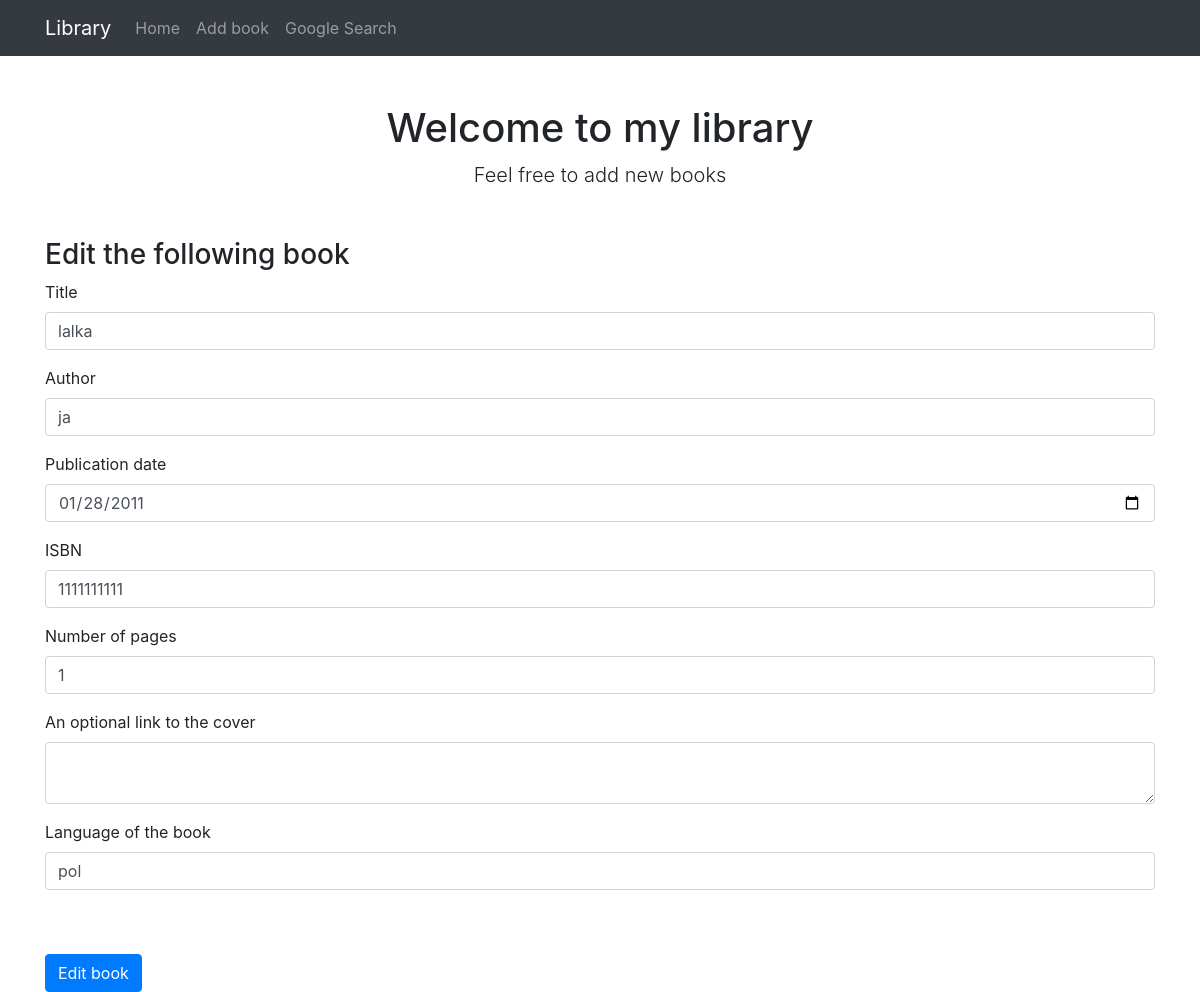
The app's page /edit-book/1, older data.
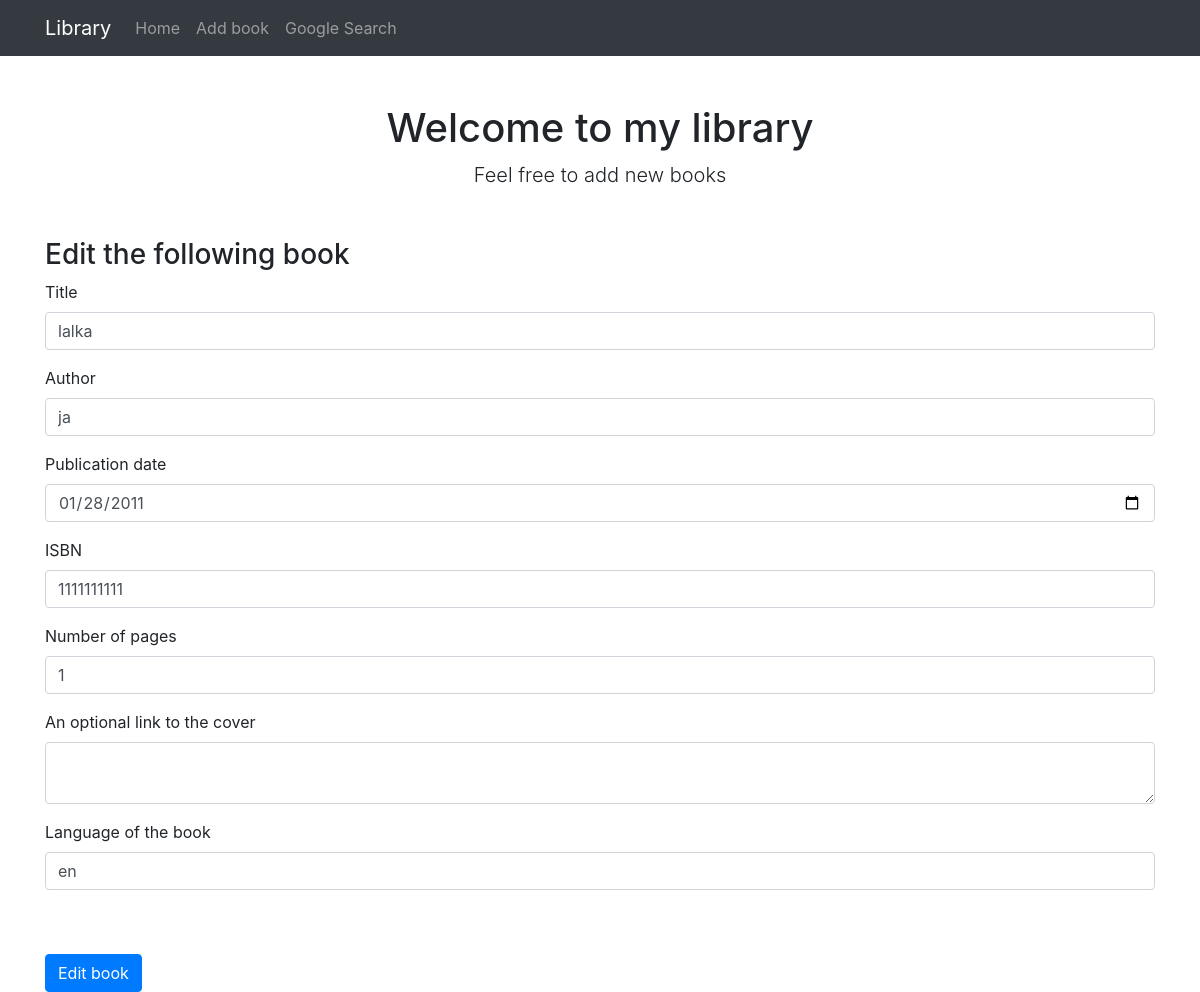
The same page, newer data.
### library/models.py (models this page shows, shortened)
class Book(db.Model):
    id = db.Column(db.Integer, primary_key=True)
    title = db.Column(db.String(80), nullable=False, unique=True)
    author = db.Column(db.String(80), nullable=False)
    published_date = db.Column(db.Date(), nullable=False)
    ISBN = db.Column(db.Integer, nullable=False, unique=True)
    num_pages = db.Column(db.Integer, nullable=False)
    cover_url = db.Column(db.Text)
    language = db.Column(db.String(2), nullable=False)

### library/routes.py (the view)
@app.route("/edit-book/<int:book_id>", methods=['GET', 'POST'])
def edit_book(book_id):
    book = Book.query.filter_by(id=book_id).first_or_404()
    form = BookForm(obj=book)
    return add_or_edit_book(book_id, book, form)

### library/forms.py (shortened to what this page needs)
class BookForm(FlaskForm):
    id = HiddenField('id')
    title = StringField('Title', validators=[InputRequired(), unique_check])
    author = StringField('author', validators=[InputRequired()])
    published_date = DateField('Published date', validators=[
        InputRequired()])
    ISBN = IntegerField('ISBN', validators=[InputRequired(), unique_check])
    num_pages = IntegerField('Pages', validators=[InputRequired()])
    cover_url = TextAreaField("Link to the cover", validators=[
        Optional(), URL(message="Enter Valid URL Please.")])
    language = StringField('Language', validators=[InputRequired()])

### library/routes.py (called while the page is built, shortened)
def add_or_edit_book(book_id, book, form):
    errors = None
    return render_template(
        'form.html', form=form, errors=errors, book_id=book_id)

### library/templates/form.html (shortened to what this page needs)
{% extends "index.html" %}
{% block content %}
<h3 class="mt-5">
{% if book_id %}
    Edit the following book
{% else %}
    Add a new book
{% endif %}
</h3>
<form method="POST" action="">
    <div class="form-group">
        <label for="title">Title</label>
        {{ form.title(class_="form-control") }}
    </div>
    <div class="form-group">
        <label for="author">Author</label>
        {{ form.author(class_="form-control") }}
    </div>
    <div class="form-group">
        <label for="published_date">Publication date</label>
        {{ form.published_date(class_="form-control", placeholder="YYYY-MM-DD") }}
    </div>
    <div class="form-group">
        <label for="ISBN">ISBN</label>
        {{ form.ISBN(class_="form-control") }}
    </div>
    <div class="form-group">
        <label for="num_pages">Number of pages</label>
        {{ form.num_pages(class_="form-control") }}
    </div>
    <div class="form-group">
        <label for="cover_url">An optional link to the cover</label>
        {{ form.cover_url(class_="form-control") }}
    </div>
    <div class="form-group">
        <label for="language">Language of the book</label>
        {{ form.language(class_="form-control") }}
    </div>
    {% if book_id %}
    <button type="submit" class="btn btn-primary mt-5">Edit book</button>
    {% else %}
    <button type="submit" class="btn btn-primary mt-5">Add book</button>
    {% endif %}
</form>
{% endblock %}

### library/templates/index.html (shortened to what this page needs)
<!DOCTYPE html>
<html lang="en">
    <head>
        <link rel="stylesheet" href="https://cdn.jsdelivr.net/npm/bootstrap@4.6.0/dist/css/bootstrap.min.css">
    </head>
    <body>
        <nav class="navbar navbar-expand-lg navbar-dark bg-dark">
            <div class="container">
                <a class="navbar-brand" href="{{ url_for('homepage') }}">Library</a>
                <div class="collapse navbar-collapse" id="navbarSupportedContent">
                    <ul class="navbar-nav ms-auto mb-2 mb-lg-0">
                        <li class="nav-item"><a class="nav-link" href="{{ url_for('homepage') }}">Home</a></li>
                        <li class="nav-item"><a class="nav-link" href="{{ url_for('add_book') }}">Add book</a></li>
                        <li class="nav-item"><a class="nav-link" href="{{ url_for('search_google_api') }}">Google Search</a></li>
                    </ul>
                </div>
            </div>
        </nav>
        <div class="container">
            <div class="text-center mt-5">
                <h1>Welcome to my library</h1>
                <p class="lead">Feel free to add new books</p>
            </div>
      {% block content %}
      {% endblock content %}
        </div>
    </body>
</html>

Row changes from the older to the newer data that the page shows:
changed Book "lalka": language "pol" → "en"
